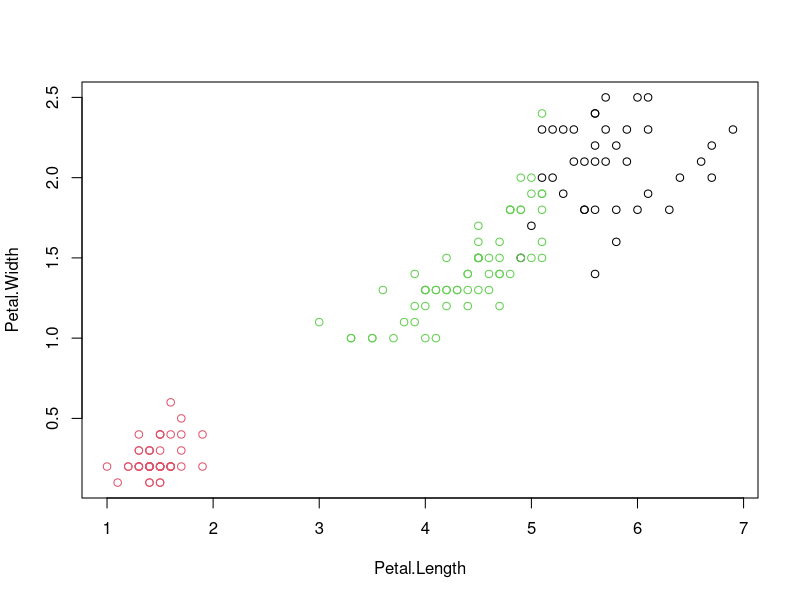
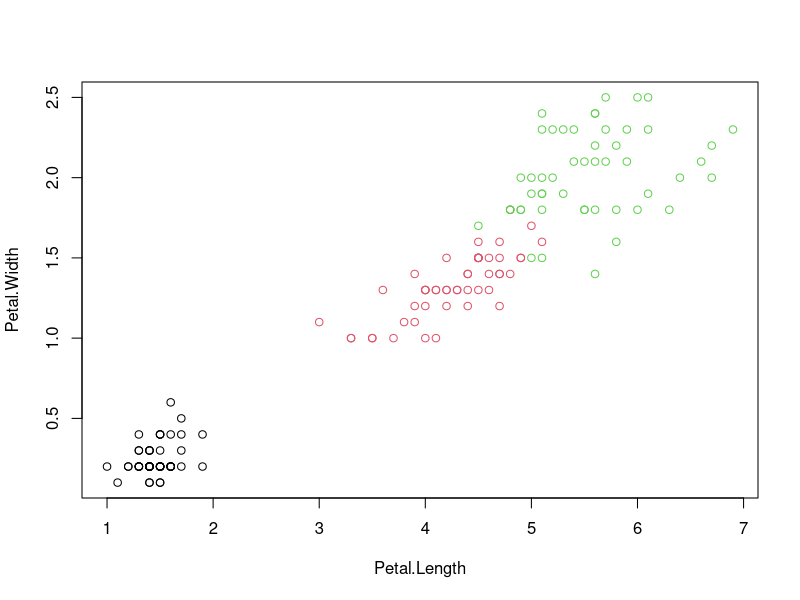
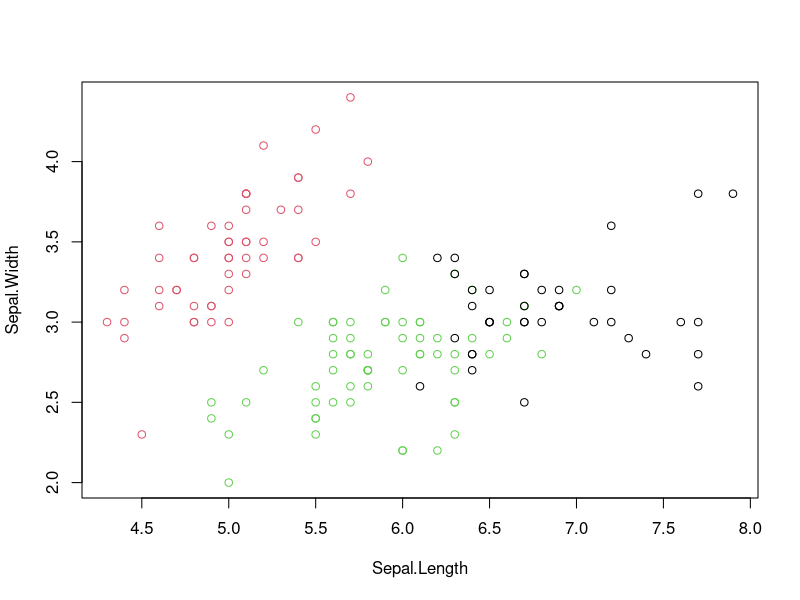
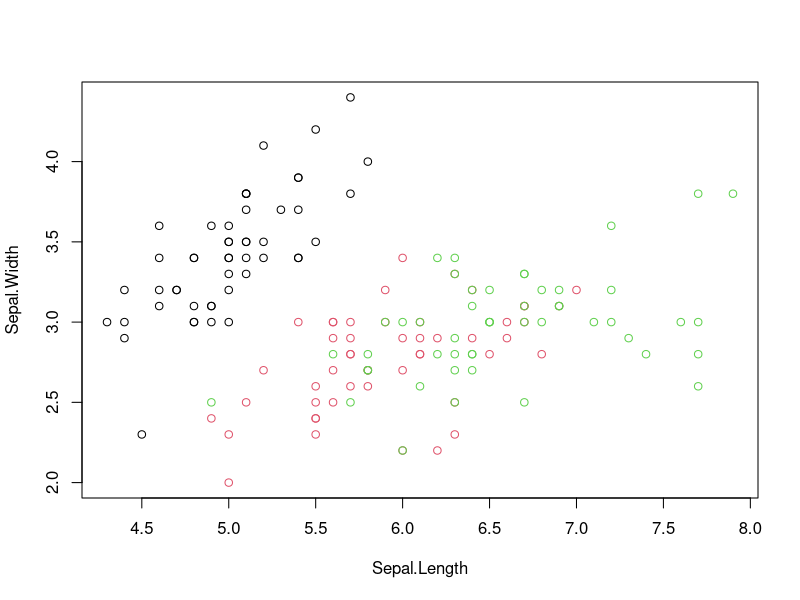

R code for these plots, in order:
# K-means in R

library(ggplot2)

iris

my_iris <- iris


print(class(my_iris))


my_iris$Species <- NULL


print(my_iris)


View(my_iris)



kmeans_result <- kmeans(my_iris,3)


print(kmeans_result)


print(kmeans_result$cluster)


print(kmeans_result$centers)


print(kmeans_result$size)


# If we perform the clustering again then the results will get changed



table(iris$Species,kmeans_result$cluster)




plot(my_iris[c("Petal.Length","Petal.Width")],col = kmeans_result$cluster)


plot(iris[c("Petal.Length","Petal.Width")],col = iris$Species)





plot(my_iris[c("Sepal.Length","Sepal.Width")],col = kmeans_result$cluster)


plot(iris[c("Sepal.Length","Sepal.Width")],col = iris$Species)

